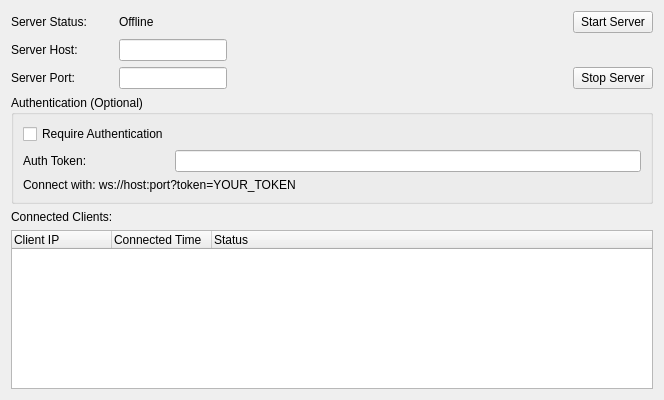
<?xml version="1.0" encoding="UTF-8"?>
<ui version="4.0">
 <class>OpenRGBWebSocketInfoPage</class>
 <widget class="QFrame" name="OpenRGBWebSocketInfoPage">
  <property name="geometry">
   <rect>
    <x>0</x>
    <y>0</y>
    <width>664</width>
    <height>400</height>
   </rect>
  </property>
  <property name="windowTitle">
   <string notr="true">WebSocket Server Info Page</string>
  </property>
  <layout class="QGridLayout" name="gridLayout">
   <item row="0" column="0">
    <widget class="QLabel" name="ServerStatusLabel">
     <property name="text">
      <string>Server Status:</string>
     </property>
    </widget>
   </item>
   <item row="0" column="1">
    <widget class="QLabel" name="ServerStatusValue">
     <property name="text">
      <string>Offline</string>
     </property>
    </widget>
   </item>
   <item row="0" column="2">
    <spacer name="horizontalSpacer">
     <property name="orientation">
      <enum>Qt::Horizontal</enum>
     </property>
     <property name="sizeHint" stdset="0">
      <size>
       <width>40</width>
       <height>20</height>
      </size>
     </property>
    </spacer>
   </item>
   <item row="0" column="3">
    <widget class="QPushButton" name="ServerStartButton">
     <property name="text">
      <string>Start Server</string>
     </property>
    </widget>
   </item>
   <item row="1" column="0">
    <widget class="QLabel" name="ServerHostLabel">
     <property name="text">
      <string>Server Host:</string>
     </property>
    </widget>
   </item>
   <item row="1" column="1">
    <widget class="QLineEdit" name="ServerHostValue">
     <property name="sizePolicy">
      <sizepolicy hsizetype="Fixed" vsizetype="Fixed">
       <horstretch>0</horstretch>
       <verstretch>0</verstretch>
      </sizepolicy>
     </property>
    </widget>
   </item>
   <item row="2" column="0">
    <widget class="QLabel" name="ServerPortLabel">
     <property name="text">
      <string>Server Port:</string>
     </property>
    </widget>
   </item>
   <item row="2" column="1">
    <widget class="QLineEdit" name="ServerPortValue">
     <property name="sizePolicy">
      <sizepolicy hsizetype="Fixed" vsizetype="Fixed">
       <horstretch>0</horstretch>
       <verstretch>0</verstretch>
      </sizepolicy>
     </property>
    </widget>
   </item>
   <item row="2" column="3">
    <widget class="QPushButton" name="ServerStopButton">
     <property name="text">
      <string>Stop Server</string>
     </property>
    </widget>
   </item>
   <item row="3" column="0" colspan="4">
    <widget class="QGroupBox" name="AuthGroupBox">
     <property name="title">
      <string>Authentication (Optional)</string>
     </property>
     <layout class="QGridLayout" name="authLayout">
      <item row="0" column="0">
       <widget class="QCheckBox" name="RequireAuthCheckBox">
        <property name="text">
         <string>Require Authentication</string>
        </property>
       </widget>
      </item>
      <item row="1" column="0">
       <widget class="QLabel" name="AuthTokenLabel">
        <property name="text">
         <string>Auth Token:</string>
        </property>
       </widget>
      </item>
      <item row="1" column="1">
       <widget class="QLineEdit" name="AuthTokenValue">
        <property name="echoMode">
         <enum>QLineEdit::Password</enum>
        </property>
       </widget>
      </item>
      <item row="2" column="0" colspan="2">
       <widget class="QLabel" name="AuthHelpLabel">
        <property name="text">
         <string>Connect with: ws://host:port?token=YOUR_TOKEN</string>
        </property>
        <property name="wordWrap">
         <bool>true</bool>
        </property>
       </widget>
      </item>
     </layout>
    </widget>
   </item>
   <item row="4" column="0">
    <widget class="QLabel" name="ServerClientsLabel">
     <property name="text">
      <string>Connected Clients:</string>
     </property>
    </widget>
   </item>
   <item row="5" column="0" colspan="4">
    <widget class="QTreeWidget" name="ServerClientTree">
     <property name="columnCount">
      <number>3</number>
     </property>
     <column>
      <property name="text">
       <string>Client IP</string>
      </property>
     </column>
     <column>
      <property name="text">
       <string>Connected Time</string>
      </property>
     </column>
     <column>
      <property name="text">
       <string>Status</string>
      </property>
     </column>
    </widget>
   </item>
  </layout>
 </widget>
 <tabstops>
  <tabstop>ServerHostValue</tabstop>
  <tabstop>ServerPortValue</tabstop>
  <tabstop>RequireAuthCheckBox</tabstop>
  <tabstop>AuthTokenValue</tabstop>
  <tabstop>ServerStartButton</tabstop>
  <tabstop>ServerStopButton</tabstop>
  <tabstop>ServerClientTree</tabstop>
 </tabstops>
 <resources/>
 <connections/>
</ui>
